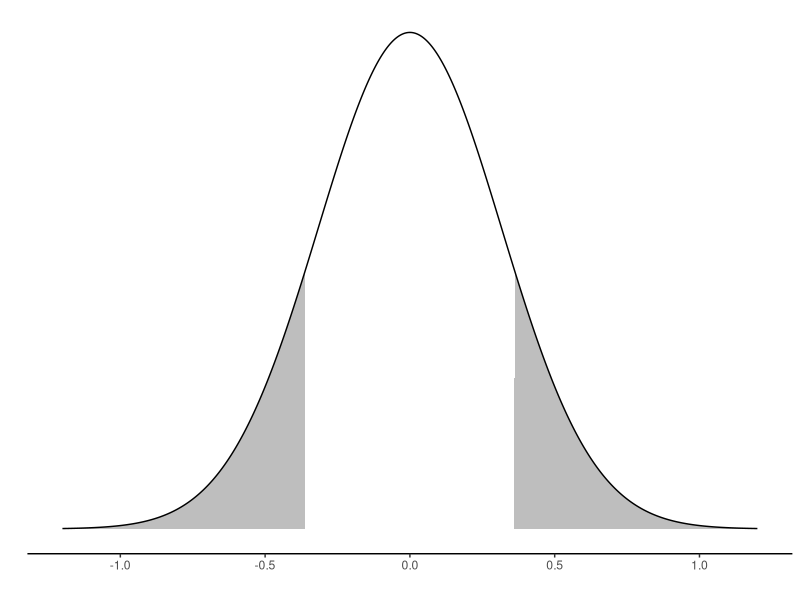
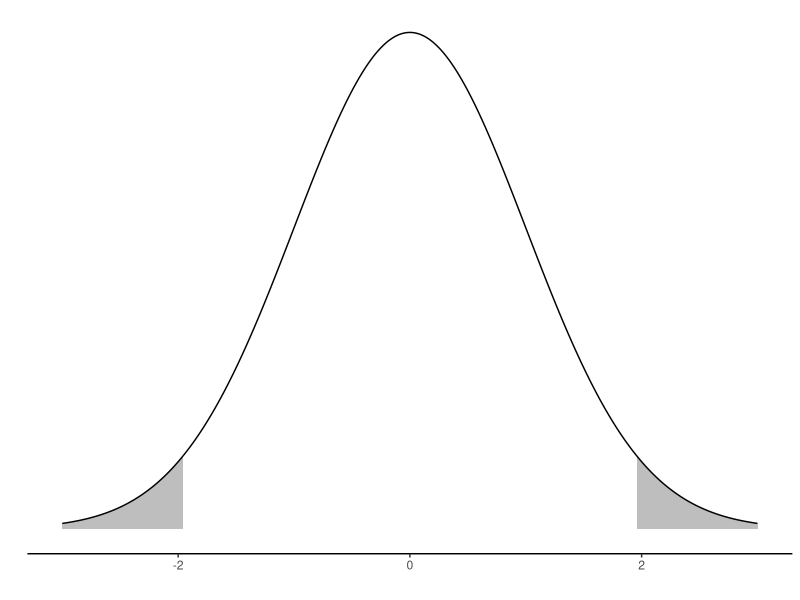
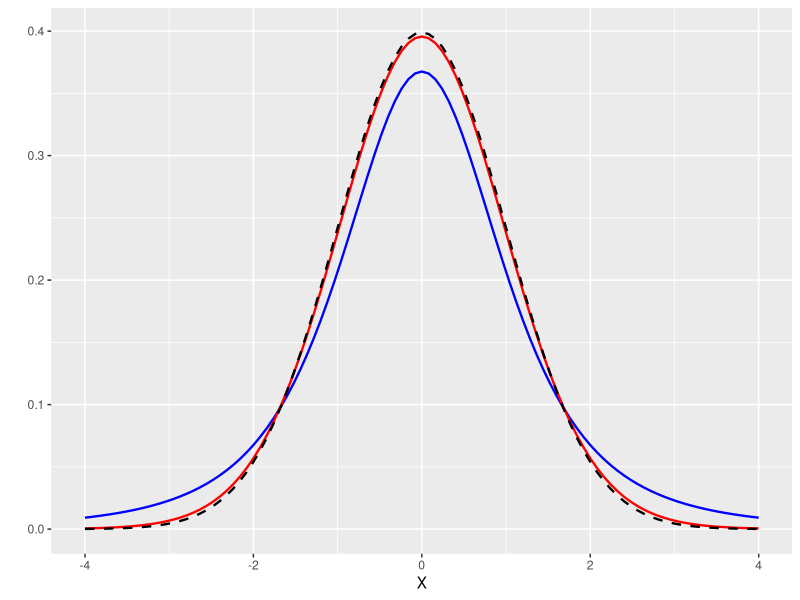
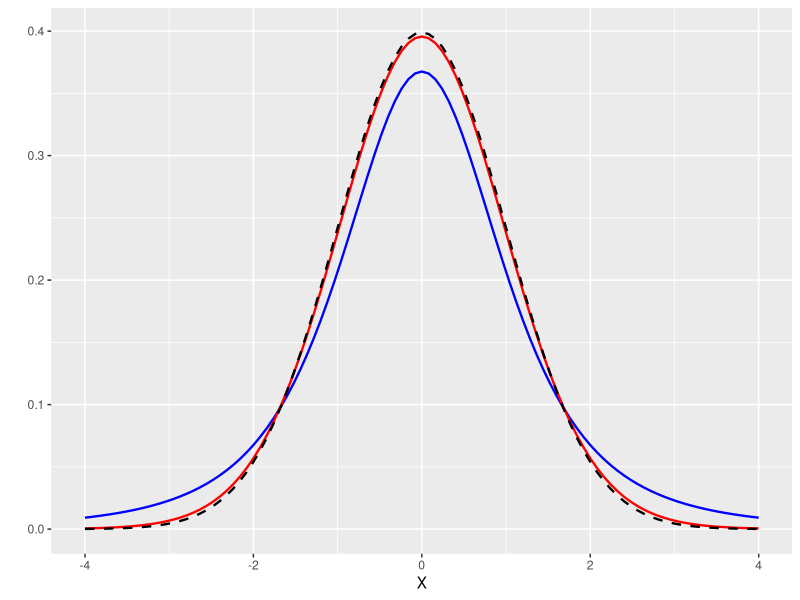

These figures' R source, in order:
library(tidyverse)

pnorm(-0.36, mean = 0, sd = sqrt(0.10))*2

-0.36/sqrt(0.10)

-0.36-1.96*sqrt(0.10)
-0.36+1.96*sqrt(0.10)

-0.36/sqrt(0.10)


x <- seq(from=-1.2,to=1.2,length.out=1000)
f <- dnorm(x, mean = 0, sd = sqrt(0.10))
nframe <- data.frame(x=x,y=f)

# line <- qnorm(-0.36, mean = 0, sd = sqrt(0.10))

nframep <- filter(nframe, nframe$x < -0.36 | nframe$x > 0.36)

nframe1 <- subset(nframe, nframe$x < -0.36)


# ggplot(nframe, aes(x=x,y=y)) + 
#   geom_line() +
#   geom_area(data = subset(nframe, nframe$x < -0.36), aes(x = x, y = y), fill="gray") +
#   geom_area(data = subset(nframe, nframe$x > 0.36), aes(x = x, y = y), fill="gray")
#   



ggplot(nframe, aes(x=x,y=y)) + 
  geom_area(data = subset(nframe, nframe$x < -0.36), aes(x = x, y = y), fill="gray") +
  geom_area(data = subset(nframe, nframe$x > 0.36), aes(x = x, y = y), fill="gray") +
  geom_line() +
  theme_classic() +
  ylab("") + xlab("") + 
  guides(y = "none")


x <- seq(from=-3,to=3,length.out=1000)
f <- dnorm(x, mean = 0, sd = 1)
nframe <- data.frame(x=x,y=f)

ggplot(nframe, aes(x=x,y=y)) + 
  geom_area(data = subset(nframe, nframe$x < -1.96), aes(x = x, y = y), fill="gray") +
  geom_area(data = subset(nframe, nframe$x > 1.96), aes(x = x, y = y), fill="gray") +
  geom_line() +
  theme_classic() +
  ylab("") + xlab("") + 
  guides(y = "none")



p <- ggplot(data=data.frame(X=c(-4,4)), aes(x=X))
p <- p + stat_function(fun=dt, args=list(df = 3), color = "blue", linewidth = .8)
p <- p + stat_function(fun=dt, args=list(df = 30), color = "red", linewidth = .8)
p <- p + stat_function(fun=dnorm, color = "black", linetype="dashed", linewidth = .8)

p + ylab("") + labs(color="確率分布")  + labs(color="確率分布")


p + ylab("") + labs(color="確率分布") + scale_fill_discrete(breaks = c("N(0,1)","t(30)", "t(10)", "t(3)"))
